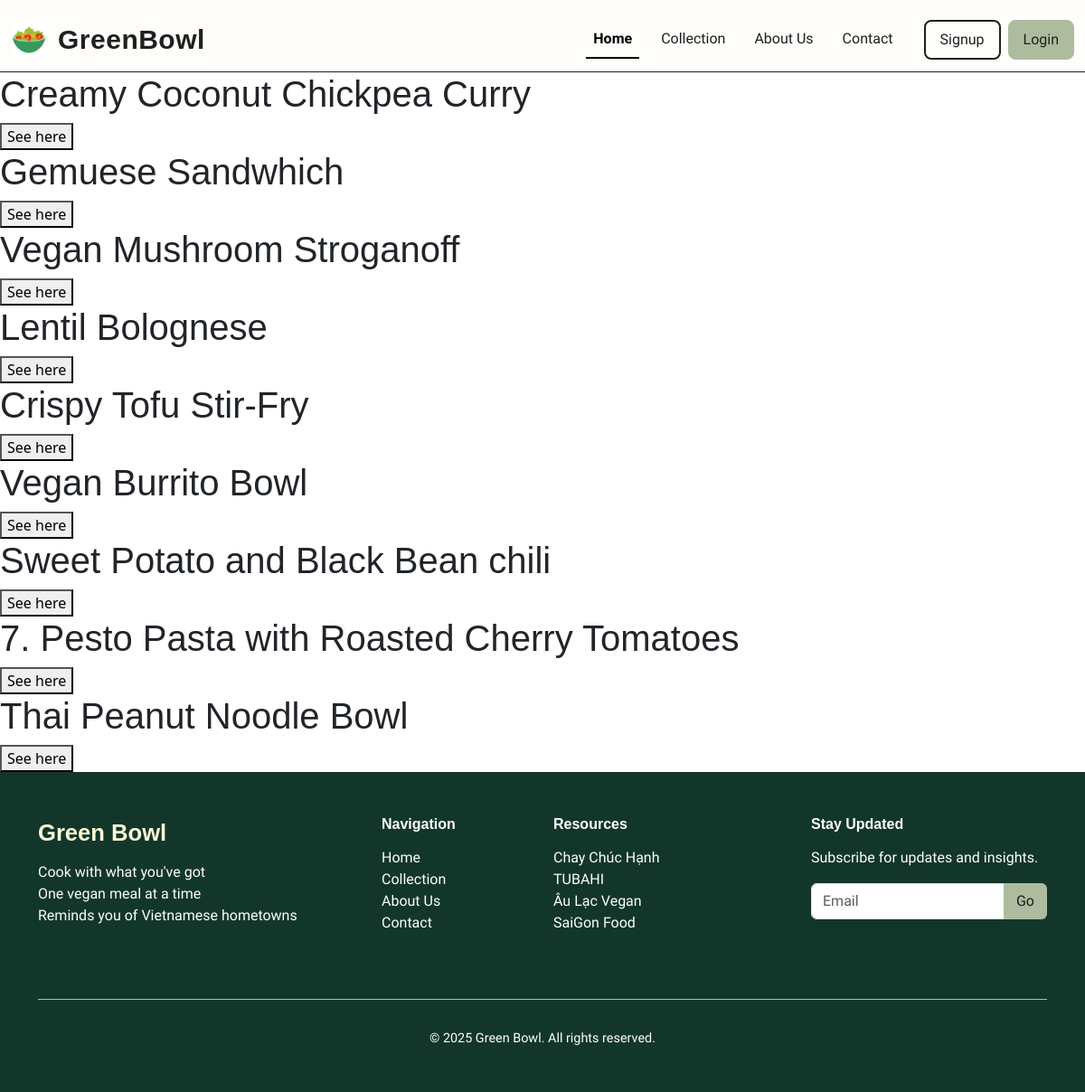
Page /recipes on the committed database.
### recipe/models.py (models this page shows)
class Recipe(models.Model):
    name = models.CharField()
    picture = models.ImageField(upload_to="products/")
    ingridents = models.ManyToManyField(Ingridient, related_name="food")
    description = models.CharField(default = "")
    instruction = models.TextField(default = "")

### recipe/views.py (the view)
# urls.py: path("recipes", views.recipes, name="recipes"),
def recipes(request):
    if(request.method == "POST"):
        if(request.POST.get("list") != ""):
            recipe_list_inp = request.POST.get("list").split(",")
            recipe_list = []
            for in_id in recipe_list_inp:
                try:
                    new = Ingridient.objects.get(name=in_id)
                    recipe_list.append(new)
                except Ingridient.DoesNotExist:
                    return render(request, 'recipe/landingpage.html', {"message":f'Ingredient {in_id} not found in database'})
            recipes = (
                Recipe.objects
                .annotate(match_count=Count('ingridents', filter=Q(ingridents__name__in=recipe_list)))
                .filter(match_count__gt=0)
                .order_by('-match_count')
            )
            return render(request, "recipe/collection.html", {
                "recoms":recipes,
                "search":request.POST.get("list")
            })
        else:
            return render(request, "recipe/collection.html", {
                "recipes":Recipe.objects.all()
            })
    elif(request.method == "GET"):
        return render(request, "recipe/recipes.html", {
            "recipes":Recipe.objects.all()
        })

### recipe/templates/recipe/recipes.html
{% extends 'recipe/layout.html' %}
{% block body %}
{% for recipe in recipes %}
<div>
<h1>{{recipe.name}}</h1>
<button onclick="window.location = `{% url 'recipe' recipe.id %}`">See here</button>
</div>
{% endfor %}
{% endblock %}

### rows in the picture
Recipe: name "Creamy Coconut Chickpea Curry"
Recipe: name "Gemuese Sandwhich"
Recipe: name "Vegan Mushroom Stroganoff"
Recipe: name "Lentil Bolognese"
Recipe: name "Crispy Tofu Stir-Fry"
Recipe: name "Vegan Burrito Bowl"
Recipe: name "Sweet Potato and Black Bean chili"
Recipe: name "7. Pesto Pasta with Roasted Cherry Tomatoes"
Recipe: name "Thai Peanut Noodle Bowl"
